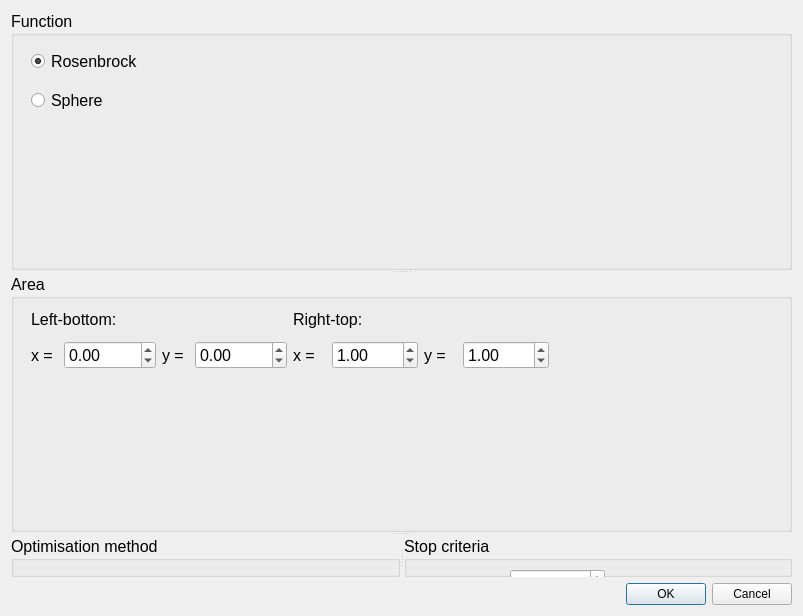
<?xml version="1.0" encoding="UTF-8"?>
<ui version="4.0">
 <class>Dialog_SetMethod</class>
 <widget class="QDialog" name="Dialog_SetMethod">
  <property name="geometry">
   <rect>
    <x>0</x>
    <y>0</y>
    <width>803</width>
    <height>616</height>
   </rect>
  </property>
  <property name="sizePolicy">
   <sizepolicy hsizetype="Preferred" vsizetype="Expanding">
    <horstretch>0</horstretch>
    <verstretch>0</verstretch>
   </sizepolicy>
  </property>
  <property name="windowTitle">
   <string>Dialog</string>
  </property>
  <layout class="QVBoxLayout" name="verticalLayout_9">
   <item>
    <layout class="QVBoxLayout" name="verticalLayout_8">
     <item>
      <widget class="QSplitter" name="splitter_vertical">
       <property name="sizePolicy">
        <sizepolicy hsizetype="Preferred" vsizetype="MinimumExpanding">
         <horstretch>0</horstretch>
         <verstretch>0</verstretch>
        </sizepolicy>
       </property>
       <property name="layoutDirection">
        <enum>Qt::LayoutDirection::LeftToRight</enum>
       </property>
       <property name="orientation">
        <enum>Qt::Orientation::Vertical</enum>
       </property>
       <property name="handleWidth">
        <number>4</number>
       </property>
       <widget class="QGroupBox" name="groupBox">
        <property name="font">
         <font>
          <pointsize>12</pointsize>
         </font>
        </property>
        <property name="title">
         <string>Function</string>
        </property>
        <widget class="QWidget" name="verticalLayoutWidget">
         <property name="geometry">
          <rect>
           <x>20</x>
           <y>30</y>
           <width>160</width>
           <height>80</height>
          </rect>
         </property>
         <layout class="QVBoxLayout" name="verticalLayout">
          <item>
           <widget class="QRadioButton" name="RosenbrockButton">
            <property name="font">
             <font>
              <pointsize>12</pointsize>
             </font>
            </property>
            <property name="text">
             <string>Rosenbrock</string>
            </property>
            <property name="checked">
             <bool>true</bool>
            </property>
           </widget>
          </item>
          <item>
           <widget class="QRadioButton" name="SphereButton">
            <property name="font">
             <font>
              <pointsize>12</pointsize>
             </font>
            </property>
            <property name="text">
             <string>Sphere</string>
            </property>
           </widget>
          </item>
         </layout>
        </widget>
       </widget>
       <widget class="QGroupBox" name="groupBox_4">
        <property name="font">
         <font>
          <pointsize>12</pointsize>
         </font>
        </property>
        <property name="title">
         <string>Area</string>
        </property>
        <widget class="QWidget" name="layoutWidget">
         <property name="geometry">
          <rect>
           <x>20</x>
           <y>30</y>
           <width>518</width>
           <height>65</height>
          </rect>
         </property>
         <layout class="QHBoxLayout" name="horizontalLayout_16">
          <item>
           <layout class="QVBoxLayout" name="verticalLayout_6">
            <item>
             <widget class="QLabel" name="label_8">
              <property name="text">
               <string>Left-bottom:</string>
              </property>
             </widget>
            </item>
            <item>
             <layout class="QHBoxLayout" name="horizontalLayout_12">
              <item>
               <layout class="QHBoxLayout" name="horizontalLayout_11">
                <item>
                 <widget class="QLabel" name="label_9">
                  <property name="text">
                   <string>x =</string>
                  </property>
                 </widget>
                </item>
                <item>
                 <widget class="QDoubleSpinBox" name="LeftBottomX_SpinBox">
                  <property name="minimum">
                   <double>-9999.000000000000000</double>
                  </property>
                  <property name="maximum">
                   <double>1.000000000000000</double>
                  </property>
                 </widget>
                </item>
               </layout>
              </item>
              <item>
               <layout class="QHBoxLayout" name="horizontalLayout_10">
                <item>
                 <widget class="QLabel" name="label_10">
                  <property name="text">
                   <string>y =</string>
                  </property>
                 </widget>
                </item>
                <item>
                 <widget class="QDoubleSpinBox" name="LeftBottomY_SpinBox">
                  <property name="minimum">
                   <double>-9999.000000000000000</double>
                  </property>
                  <property name="maximum">
                   <double>1.000000000000000</double>
                  </property>
                 </widget>
                </item>
               </layout>
              </item>
             </layout>
            </item>
           </layout>
          </item>
          <item>
           <layout class="QVBoxLayout" name="verticalLayout_7">
            <item>
             <widget class="QLabel" name="label_11">
              <property name="text">
               <string>Right-top:</string>
              </property>
             </widget>
            </item>
            <item>
             <layout class="QHBoxLayout" name="horizontalLayout_13">
              <item>
               <layout class="QHBoxLayout" name="horizontalLayout_14">
                <item>
                 <widget class="QLabel" name="label_12">
                  <property name="text">
                   <string>x =</string>
                  </property>
                 </widget>
                </item>
                <item>
                 <widget class="QDoubleSpinBox" name="RightTopX_SpinBox">
                  <property name="maximum">
                   <double>9999.000000000000000</double>
                  </property>
                  <property name="value">
                   <double>1.000000000000000</double>
                  </property>
                 </widget>
                </item>
               </layout>
              </item>
              <item>
               <layout class="QHBoxLayout" name="horizontalLayout_15">
                <item>
                 <widget class="QLabel" name="label_13">
                  <property name="text">
                   <string>y =</string>
                  </property>
                 </widget>
                </item>
                <item>
                 <widget class="QDoubleSpinBox" name="RightTopY_SpinBox">
                  <property name="maximum">
                   <double>9999.000000000000000</double>
                  </property>
                  <property name="value">
                   <double>1.000000000000000</double>
                  </property>
                 </widget>
                </item>
               </layout>
              </item>
             </layout>
            </item>
           </layout>
          </item>
         </layout>
        </widget>
       </widget>
       <widget class="QSplitter" name="splitter">
        <property name="orientation">
         <enum>Qt::Orientation::Horizontal</enum>
        </property>
        <widget class="QGroupBox" name="groupBox_2">
         <property name="font">
          <font>
           <pointsize>12</pointsize>
          </font>
         </property>
         <property name="title">
          <string>Optimisation method</string>
         </property>
         <widget class="QWidget" name="layoutWidget">
          <property name="geometry">
           <rect>
            <x>10</x>
            <y>30</y>
            <width>381</width>
            <height>171</height>
           </rect>
          </property>
          <layout class="QVBoxLayout" name="verticalLayout_4">
           <item>
            <layout class="QVBoxLayout" name="verticalLayout_2">
             <item>
              <widget class="QRadioButton" name="NM_radioButton">
               <property name="font">
                <font>
                 <pointsize>12</pointsize>
                </font>
               </property>
               <property name="text">
                <string>Nelder-Mead simplex method</string>
               </property>
               <property name="checked">
                <bool>true</bool>
               </property>
              </widget>
             </item>
             <item>
              <layout class="QHBoxLayout" name="horizontalLayout_4">
               <item>
                <layout class="QHBoxLayout" name="horizontalLayout">
                 <item>
                  <widget class="QLabel" name="label">
                   <property name="font">
                    <font>
                     <pointsize>12</pointsize>
                    </font>
                   </property>
                   <property name="text">
                    <string>α =</string>
                   </property>
                  </widget>
                 </item>
                 <item>
                  <widget class="QDoubleSpinBox" name="NMalpha_SpinBox">
                   <property name="singleStep">
                    <double>0.100000000000000</double>
                   </property>
                   <property name="value">
                    <double>1.000000000000000</double>
                   </property>
                  </widget>
                 </item>
                </layout>
               </item>
               <item>
                <layout class="QHBoxLayout" name="horizontalLayout_2">
                 <item>
                  <widget class="QLabel" name="label_2">
                   <property name="font">
                    <font>
                     <pointsize>12</pointsize>
                    </font>
                   </property>
                   <property name="text">
                    <string>β =</string>
                   </property>
                  </widget>
                 </item>
                 <item>
                  <widget class="QDoubleSpinBox" name="NMbeta_SpinBox">
                   <property name="maximum">
                    <double>1.000000000000000</double>
                   </property>
                   <property name="singleStep">
                    <double>0.100000000000000</double>
                   </property>
                   <property name="value">
                    <double>0.500000000000000</double>
                   </property>
                  </widget>
                 </item>
                </layout>
               </item>
               <item>
                <layout class="QHBoxLayout" name="horizontalLayout_3">
                 <item>
                  <widget class="QLabel" name="label_3">
                   <property name="font">
                    <font>
                     <pointsize>12</pointsize>
                    </font>
                   </property>
                   <property name="text">
                    <string>γ =</string>
                   </property>
                  </widget>
                 </item>
                 <item>
                  <widget class="QDoubleSpinBox" name="NMgamma_SpinBox">
                   <property name="minimum">
                    <double>1.000000000000000</double>
                   </property>
                   <property name="singleStep">
                    <double>0.100000000000000</double>
                   </property>
                   <property name="value">
                    <double>2.000000000000000</double>
                   </property>
                  </widget>
                 </item>
                </layout>
               </item>
              </layout>
             </item>
            </layout>
           </item>
           <item>
            <layout class="QVBoxLayout" name="verticalLayout_3">
             <item>
              <widget class="QRadioButton" name="SS_radioButton">
               <property name="text">
                <string>Simple Stochastic method</string>
               </property>
              </widget>
             </item>
             <item>
              <layout class="QHBoxLayout" name="horizontalLayout_7">
               <item>
                <layout class="QHBoxLayout" name="horizontalLayout_5">
                 <item>
                  <widget class="QLabel" name="label_4">
                   <property name="text">
                    <string>p = </string>
                   </property>
                  </widget>
                 </item>
                 <item>
                  <widget class="QDoubleSpinBox" name="SSp_SpinBox">
                   <property name="maximum">
                    <double>1.000000000000000</double>
                   </property>
                   <property name="singleStep">
                    <double>0.100000000000000</double>
                   </property>
                   <property name="value">
                    <double>0.500000000000000</double>
                   </property>
                  </widget>
                 </item>
                </layout>
               </item>
               <item>
                <layout class="QHBoxLayout" name="horizontalLayout_6">
                 <item>
                  <widget class="QLabel" name="label_5">
                   <property name="text">
                    <string>δ = </string>
                   </property>
                  </widget>
                 </item>
                 <item>
                  <widget class="QDoubleSpinBox" name="SSdelta_SpinBox">
                   <property name="minimum">
                    <double>0.000000000000000</double>
                   </property>
                   <property name="value">
                    <double>1.000000000000000</double>
                   </property>
                  </widget>
                 </item>
                </layout>
               </item>
              </layout>
             </item>
            </layout>
           </item>
          </layout>
         </widget>
        </widget>
        <widget class="QGroupBox" name="groupBox_3">
         <property name="font">
          <font>
           <pointsize>12</pointsize>
          </font>
         </property>
         <property name="title">
          <string>Stop criteria</string>
         </property>
         <widget class="QWidget" name="layoutWidget">
          <property name="geometry">
           <rect>
            <x>20</x>
            <y>30</y>
            <width>181</width>
            <height>72</height>
           </rect>
          </property>
          <layout class="QVBoxLayout" name="verticalLayout_5">
           <item>
            <layout class="QHBoxLayout" name="horizontalLayout_9">
             <item>
              <widget class="QLabel" name="label_6">
               <property name="text">
                <string>ε =</string>
               </property>
              </widget>
             </item>
             <item>
              <widget class="QDoubleSpinBox" name="SCepsilon_SpinBox">
               <property name="decimals">
                <number>5</number>
               </property>
               <property name="singleStep">
                <double>0.001000000000000</double>
               </property>
               <property name="value">
                <double>0.000000000000000</double>
               </property>
              </widget>
             </item>
            </layout>
           </item>
           <item>
            <layout class="QHBoxLayout" name="horizontalLayout_8">
             <item>
              <widget class="QLabel" name="label_7">
               <property name="text">
                <string>N =</string>
               </property>
              </widget>
             </item>
             <item>
              <widget class="QSpinBox" name="SCN_SpinBox">
               <property name="minimum">
                <number>1</number>
               </property>
               <property name="maximum">
                <number>3000</number>
               </property>
               <property name="value">
                <number>20</number>
               </property>
              </widget>
             </item>
            </layout>
           </item>
          </layout>
         </widget>
        </widget>
       </widget>
      </widget>
     </item>
     <item>
      <widget class="QDialogButtonBox" name="buttonBox">
       <property name="orientation">
        <enum>Qt::Orientation::Horizontal</enum>
       </property>
       <property name="standardButtons">
        <set>QDialogButtonBox::StandardButton::Cancel|QDialogButtonBox::StandardButton::Ok</set>
       </property>
      </widget>
     </item>
    </layout>
   </item>
  </layout>
 </widget>
 <resources/>
 <connections>
  <connection>
   <sender>buttonBox</sender>
   <signal>accepted()</signal>
   <receiver>Dialog_SetMethod</receiver>
   <slot>accept()</slot>
   <hints>
    <hint type="sourcelabel">
     <x>248</x>
     <y>254</y>
    </hint>
    <hint type="destinationlabel">
     <x>157</x>
     <y>274</y>
    </hint>
   </hints>
  </connection>
  <connection>
   <sender>buttonBox</sender>
   <signal>rejected()</signal>
   <receiver>Dialog_SetMethod</receiver>
   <slot>reject()</slot>
   <hints>
    <hint type="sourcelabel">
     <x>316</x>
     <y>260</y>
    </hint>
    <hint type="destinationlabel">
     <x>286</x>
     <y>274</y>
    </hint>
   </hints>
  </connection>
 </connections>
</ui>
